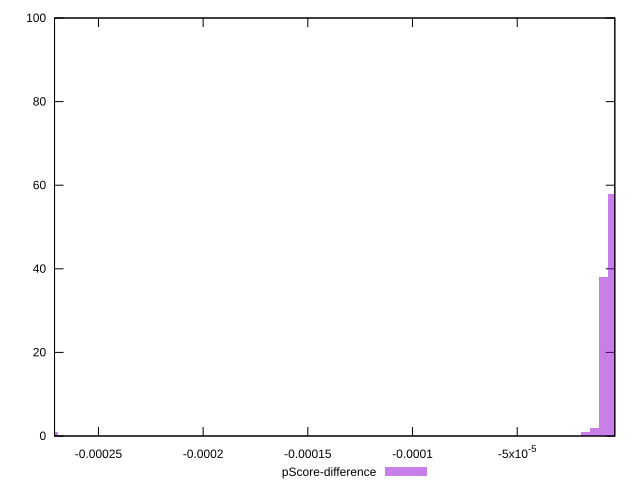

The script that saved this image:
reset

$pScoreDifference <<EOF
-0.000004379487826385188 58
-0.000008758975652770376 38
-0.000013138463479155564 2
-0.00027152824523588167 1
-0.000017517951305540752 1
EOF

set key outside below
set boxwidth 0.000004379487826385188
set xrange [-0.000270969573614277:-0.000003385140717848678]
set yrange [0:100]
set trange [0:100]
set style fill transparent solid 0.5 noborder
set terminal svg size 640, 490 enhanced background rgb 'white'
set output "report_00009_2021-02-08T22-37-41.559Z/bootup-time/samples/pages+cached+noadtech/pScore-difference/histogram.svg"

plot $pScoreDifference title "pScore-difference" with boxes

reset
